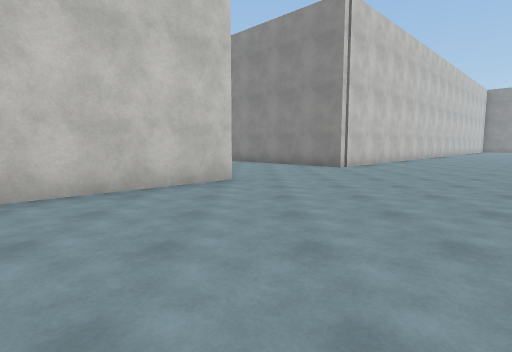
View 1 (above)

16 first-person views from a walk through a scene from a Unity 3-D project. The camera is 1.4 m above the floor, tilts 6° down and sees 80° across. The floor is counted in squares, 2 m on a side. Each view is taken from the middle of a square. On the plan, view 1 faces up. The plan holds only what a view shows up to about 10 squares ahead; the rest is blank. The place goes on beyond the plan. The player character is not drawn. Surface patterns are stand-ins for the level's own textures.

View 2
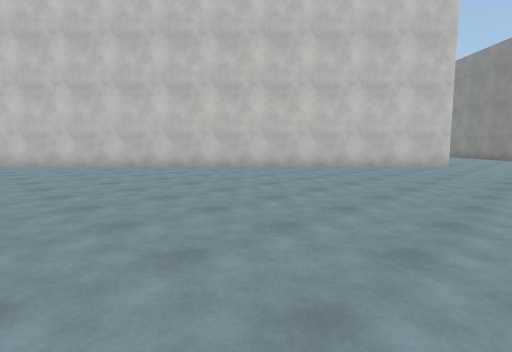

View 3
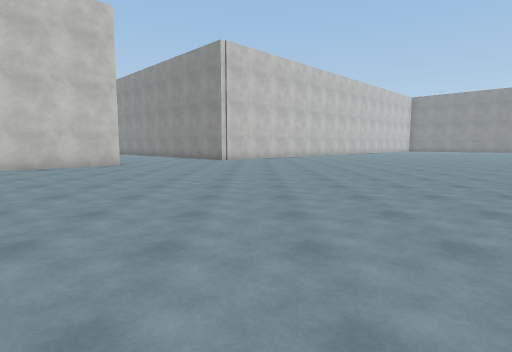

View 4
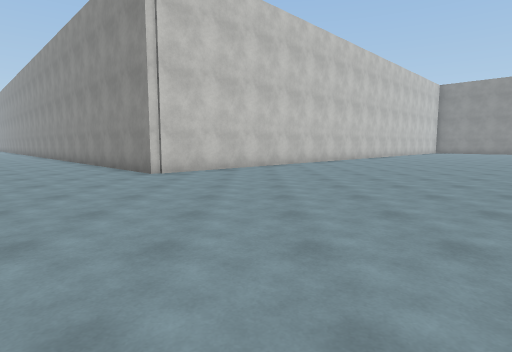

View 5
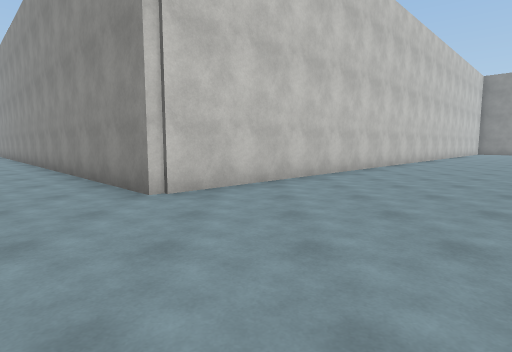

View 6
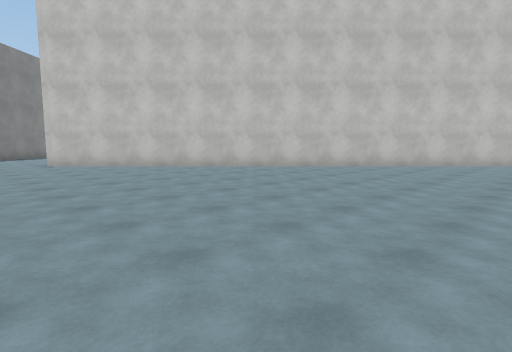

View 7
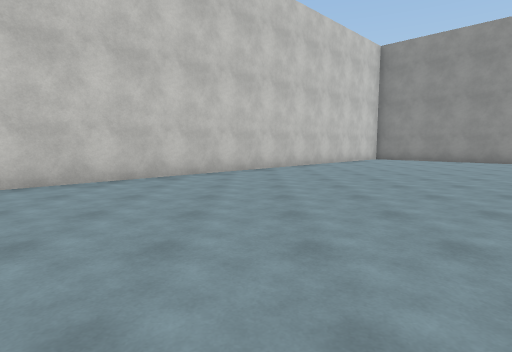

View 8
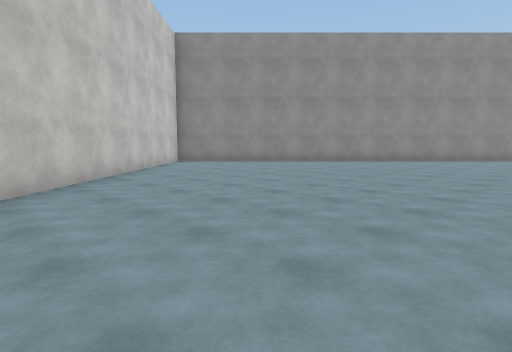

View 9
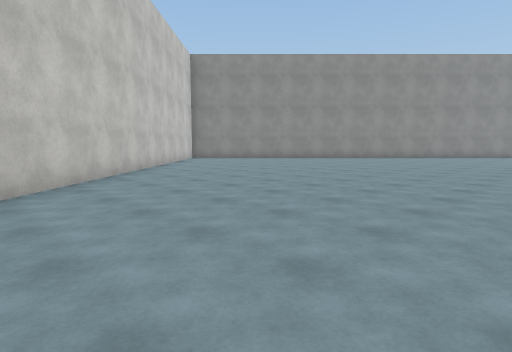

View 10
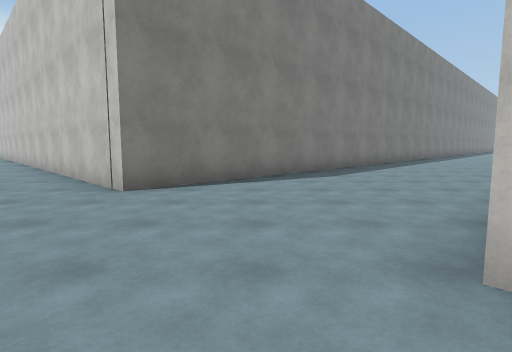

View 11
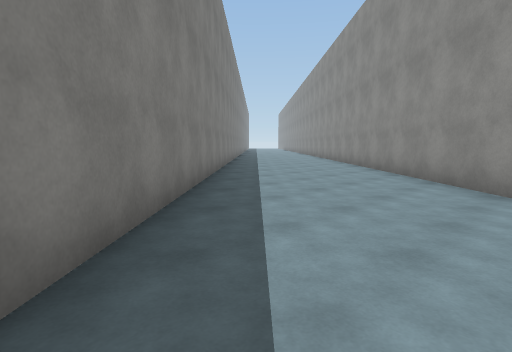

View 12
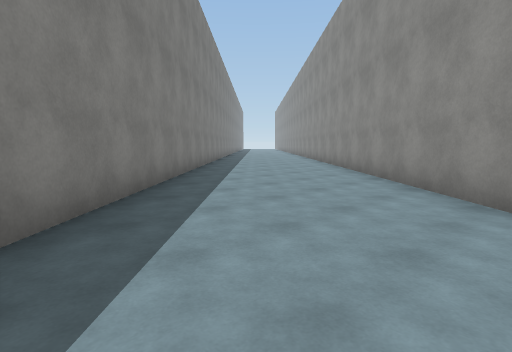

View 13
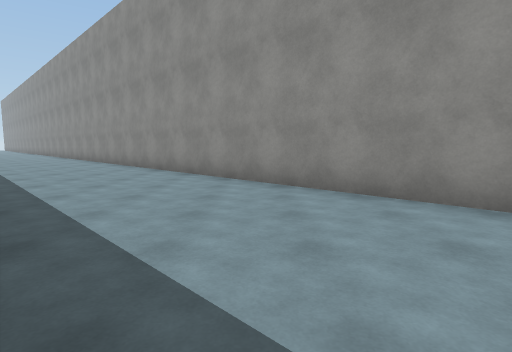

View 14
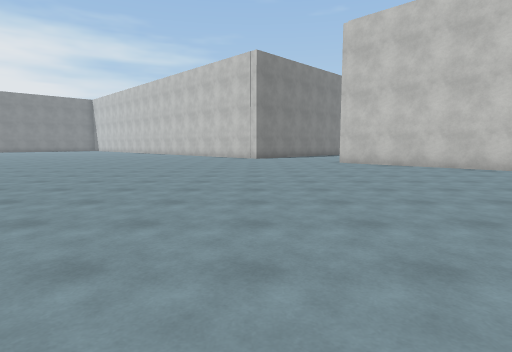

View 15
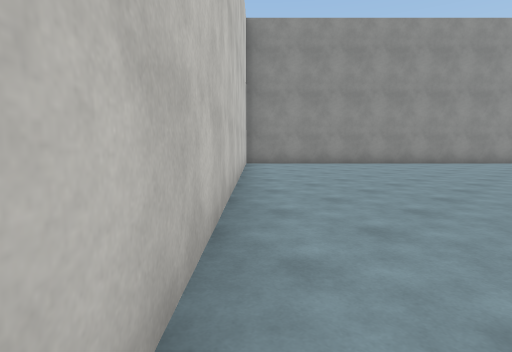

View 16
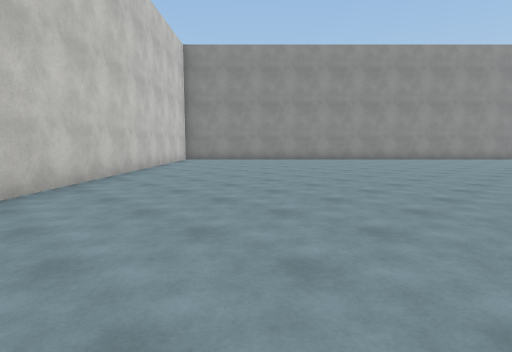

### Floor plan
Points are (right, up) in squares from view 1. A wall is a line through its corners. A room is listed if a view was taken in it or the views show most of it. See-through windows are left out.
Room 1 (views 1, 2, 3, 4, 5, 6, 7, 8, 9, 10, 11, 12, 13, 14, 15, 16)
walls: (16, 22.4) (2.6, 9.1) (-10.5, 22.1); (-11.4, 17) (-0.5, 6) (-10.4, -3.9)

Positions as (right, up) in squares from view 1, and headings:
1: (0, 0), facing up
2: (2, -5), facing up-left
3: (4, -4), facing up
4: (5, 2), facing up
5: (4, 5), facing up
6: (14, 7), facing up-left
7: (13, 11), facing up
8: (12, 14), facing up-right
9: (10, 12), facing up-right
10: (4, 8), facing left
11: (-2, 9), facing up-left
12: (-4, 12), facing up-left
13: (-6, 12), facing up
14: (14, 6), facing left
15: (11, 17), facing up-right
16: (11, 13), facing up-right
